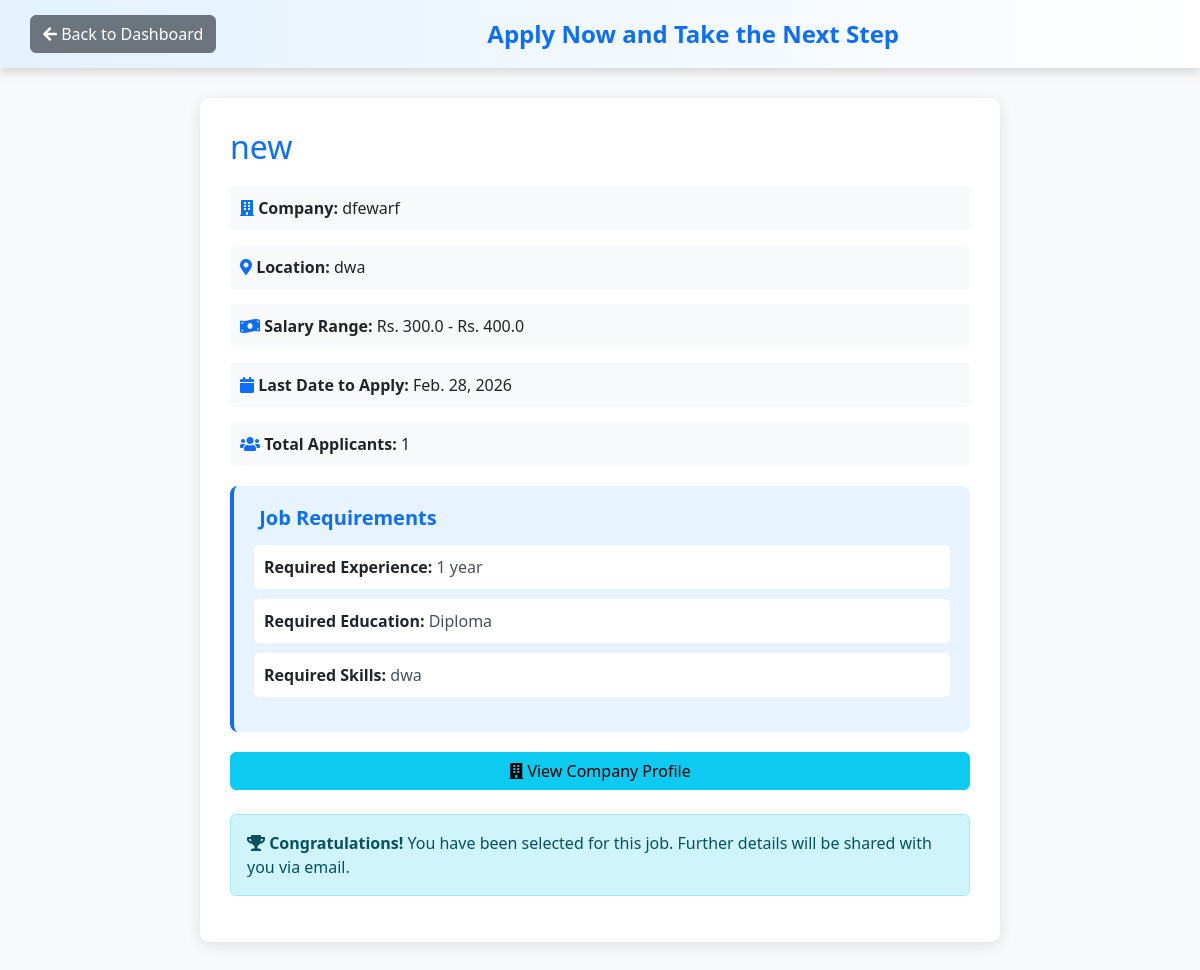
The page /job/23/ (signed in) on the database its author committed.
### hr/models.py (models this page shows, shortened)
class JobPost(models.Model):
    user = models.ForeignKey(User, on_delete=models.CASCADE)
    title = models.CharField(max_length=200)
    address = models.CharField(max_length=200)
    CompanyName = models.CharField(max_length=200)
    salaryLow = models.FloatField(default=0, validators=[MinValueValidator(0)])
    salaryHigh = models.FloatField(default=0, validators=[MinValueValidator(0)])
    applycount = models.IntegerField(default=0)
    lastDateToApply = models.DateField()
    created_at = models.DateTimeField(auto_now_add=True, null=True)
    employment_type = models.CharField(
        max_length=20, choices=EMPLOYMENT_TYPE_CHOICES,
        default='full-time', null=True, blank=True
    )
    work_mode = models.CharField(
        max_length=20, choices=WORK_MODE_CHOICES,
        default='on-site', null=True, blank=True
    )
    required_experience = models.CharField(
        max_length=50,
        choices=EXPERIENCE_LEVEL_CHOICES,
        default='no-experience',
        help_text='Select required years of experience'
    )
    required_experience_custom = models.CharField(
        max_length=100,
        null=True,
        blank=True,
        help_text='Custom experience requirement (e.g., 1.5 years)'
    )
    required_education = models.CharField(
        max_length=50,
        choices=REQUIRED_EDUCATION_CHOICES,
        default='no-education',
        help_text='Select required education level'
    )
    required_skills = models.TextField(
        null=True,
        blank=True,
        help_text='Comma-separated skills (e.g., Python, SQL, Communication)'
    )
    def get_required_experience_display(self):
        if self.required_experience == 'others':
            return self.required_experience_custom
        return dict(EXPERIENCE_LEVEL_CHOICES).get(self.required_experience)
    def get_required_education_display(self):
        return dict(REQUIRED_EDUCATION_CHOICES).get(self.required_education)

### candidate/views.py (the view)
# urls.py: path("job/<int:pk>/", views.job_detail, name='job_detail'),
@login_required(login_url='login_user')
def job_detail(request, pk):
    job = JobPost.objects.get(id=pk)  # .firtst eturns the first object in the QuerySet or None if no record exists.
    application = candidateApplication.objects.filter(user=request.user, job=job).first()
    has_applied = application is not None
    application_status = application.status if application else None
    is_shortlisted = ShortlistedCandidate.objects.filter(candidate__user=request.user, job=job).exists()
    is_rejected = application_status == 'rejected' if application else False
    company_profile_exists = RecruiterProfile.objects.filter(user=job.user).exists()
    if request.method == 'POST':
        if job.is_expired:
            messages.error(request, "This job posting has expired. You cannot apply for expired jobs.")
        else:
            form = JobApplicationForm(request.POST, request.FILES)
            if form.is_valid():
                application = form.save(commit=False)
                application.user = request.user
                application.job = job
                application.save()
                job.applycount += 1
                job.save()
                messages.success(request, "Application submitted successfully!")
                return redirect('candidate_dashboard')
    else:
        form = JobApplicationForm()
    context = {
        'job': job,
        'has_applied': has_applied,
        'application_status': application_status,
        'is_shortlisted': is_shortlisted,
        'is_rejected': is_rejected,
        'form': form,
        'company_profile_exists': company_profile_exists,
    }
    return render(request, 'candidate/job_detail.html', context)

### candidate/templates/candidate/job_detail.html (shortened to what this page needs)
<!DOCTYPE html>
<html lang="en">
<head>
    <link href="https://cdn.jsdelivr.net/npm/bootstrap@5.3.8/dist/css/bootstrap.min.css" rel="stylesheet">
    <link rel="stylesheet" href="https://cdnjs.cloudflare.com/ajax/libs/font-awesome/5.15.3/css/all.min.css">
</head>
<body>
<div class="top-bar">
    <div class="d-flex justify-content-between align-items-center">
        <a href="{% url 'candidate_dashboard' %}" class="btn btn-secondary">
            <i class="fas fa-arrow-left"></i> Back to Dashboard
        </a>
        <h4 style="color: #0d6efd; margin: 0; font-weight: 600;">Apply Now and Take the Next Step</h4>
    </div>
</div>
<div class="job-details-card">
    <h2 class="job-title">{{ job.title }}</h2>
    <div class="info-row">
        <i class="fas fa-building text-primary"></i>
        <strong>Company:</strong> {{ job.CompanyName }}
    </div>
    <div class="info-row">
        <i class="fas fa-map-marker-alt text-primary"></i>
        <strong>Location:</strong> {{ job.address }}
    </div>
    <div class="info-row">
        <i class="fas fa-money-bill-wave text-primary"></i>
        <strong>Salary Range:</strong> Rs. {{ job.salaryLow }} - Rs. {{ job.salaryHigh }}
    </div>
    <div class="info-row">
        <i class="fas fa-calendar text-primary"></i>
        <strong>Last Date to Apply:</strong> {{ job.lastDateToApply }}
    </div>
    <div class="info-row">
        <i class="fas fa-users text-primary"></i>
        <strong>Total Applicants:</strong> {{ job.applycount }}
    </div>
    <div style="background: #e7f3ff; padding: 20px; border-radius: 8px; margin: 20px 0; border-left: 4px solid #0d6efd;">
        <h5 style="color: #0d6efd; margin-bottom: 15px; font-weight: 600;">
             Job Requirements
        </h5>
        <div class="info-row" style="background: white; margin-bottom: 10px;">
            <strong>Required Experience:</strong>
            <span style="color: #495057;">{{ job.get_required_experience_display }}</span>
        </div>
        <div class="info-row" style="background: white; margin-bottom: 10px;">
            <strong>Required Education:</strong>
            <span style="color: #495057;">{{ job.get_required_education_display }}</span>
        </div>
        <div class="info-row" style="background: white;">
            <strong>Required Skills:</strong>
            {% if job.required_skills %}
                <span style="color: #495057;">{{ job.required_skills }}</span>
            {% else %}
                <span style="color: #6c757d; font-style: italic;">Not specified</span>
            {% endif %}
        </div>
    </div>
    <div class="button-group">
        {% if company_profile_exists %}
            <a href="{% url 'view_hr_profile' job.user.id %}" class="btn btn-info">
                <i class="fas fa-building"></i> View Company Profile
            </a>
        {% else %}
            <button type="button" class="btn btn-info" id="viewProfileBtn">
                <i class="fas fa-building"></i> View Company Profile
            </button>
        {% endif %}
    </div>
    {% if has_applied %}
        {% if is_rejected %}
        <div class="alert alert-danger mt-4">
            <i class="fas fa-times-circle"></i> <strong>Application Rejected</strong> - You have been rejected for this job. Please try again later in the future.
        </div>
        {% elif application_status == 'selected' %}
        <div class="alert alert-info mt-4">
            <i class="fas fa-trophy"></i> <strong>Congratulations!</strong> You have been selected for this job. Further details will be shared with you via email.
        </div>
        {% elif application_status == 'shortlisted' %}
        <div class="alert alert-warning mt-4">
            <i class="fas fa-star"></i> You have been shortlisted for this job.
        </div>
        {% else %}
        <div class="alert alert-success mt-4">
            <i class="fas fa-check-circle"></i> You have already applied for this job!
        </div>
        {% endif %}
    {% endif %}
</div>
</body>
</html>

### candidate/templates/candidate/job_detail.html (style rules this page uses)
body { background: #f8f9fa; font-family: 'Segoe UI', Tahoma, Geneva, Verdana, sans-serif; }
.top-bar { background: linear-gradient(90deg, #e3f2fd, #ffffff); padding: 15px 30px; box-shadow: 0 4px 10px rgba(0,0,0,0.15); }
.job-details-card { max-width: 800px; margin: 30px auto; padding: 30px; background: white; border-radius: 10px; box-shadow: 0 4px 15px rgba(0,0,0,0.1); }
.job-title { color: #0d6efd; margin-bottom: 20px; }
.info-row { margin-bottom: 15px; padding: 10px; background: #f8f9fa; border-radius: 5px; }
.button-group { display: flex; gap: 10px; margin-top: 20px; flex-wrap: wrap; }
.button-group .btn { flex: 1; min-width: 150px; }

### rows shown on the page
JobPost: title "new", CompanyName "dfewarf", address "dwa", salaryLow "300.0", salaryHigh "400.0", lastDateToApply "Feb. 28, 2026", applycount "1", required_experience "1 year", required_education "Diploma", required_skills "dwa"
